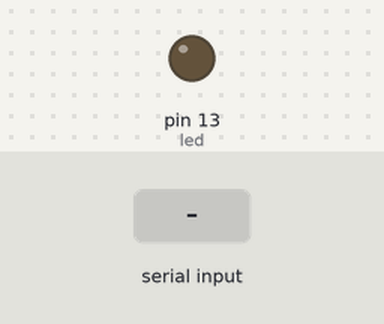
A sketch run on a simulated Arduino Uno, built with avr-gcc and run on an emulated ATmega328P. Parts: output pins drawn as LEDs (lit = HIGH). The inputs (shaded band) are chosen by the test bench.

Above: at 1.2 s.
1.3 s: "1" received over Serial
At 1.6 s:
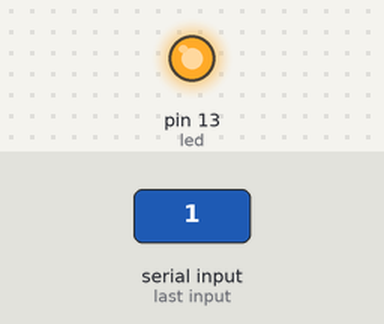
2.8 s: "2" received over Serial
At 3.9 s:
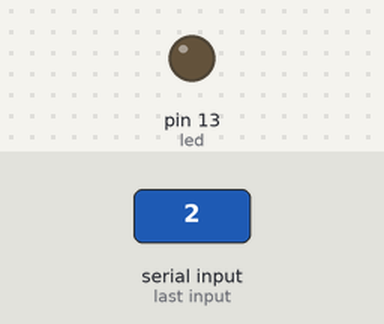
Timing chart, 0 to 5.8 s (numbered marks = the images above; inputs shaded):
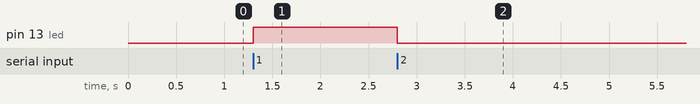

Measured:
- after the input at 1.3 s, pin 13 (led): LOW → HIGH at once
- after the input at 2.8 s, pin 13 (led): HIGH → LOW at once

The sketch:

arduino_serial.ino
```cpp
int option;
int led = 13;

void setup(){
  Serial.begin(9600);
  pinMode(led, OUTPUT);
}

void loop(){
  if (Serial.available()>0){
    char option = Serial.read();
    if (option == '1')
    {
       digitalWrite(led, HIGH);
       delay(100);
    }
    if (option == '2')
    {
       digitalWrite(led, LOW);
       delay(100);
    }
  }
}
```
